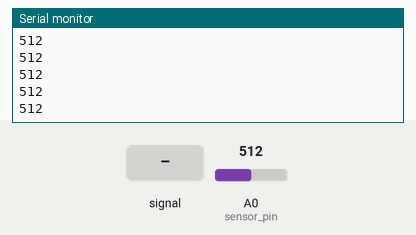
A sketch run on a simulated Arduino Uno, built with avr-gcc and run on an emulated ATmega328P. On the bench: the last lines printed to the serial monitor. The test bench sets the inputs (shaded band); at power-on: A0 (sensor_pin) = 512.

Above: at 1.2 s.
1.3 s: A0 (sensor_pin) fed a 200 Hz sine of ±81 counts around its level
At 1.41 s:
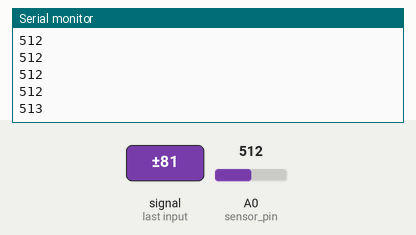
2.8 s: A0 (sensor_pin) set to 716
At 2.81 s:
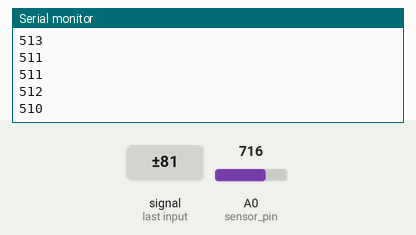
4.3 s: A0 (sensor_pin) fed a 1000 Hz sine of ±255 counts around its level
At 4.55 s:
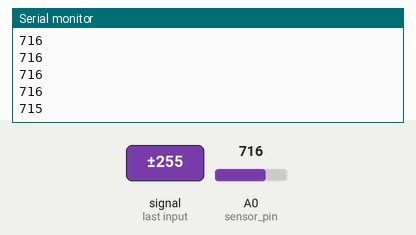
5.8 s: A0 (sensor_pin) set to 900
At 5.84 s:
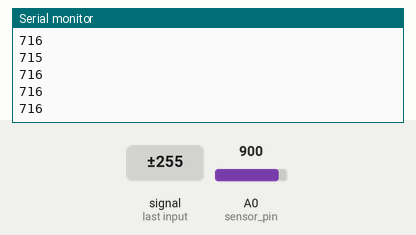
Timing chart, 0 to 8.3 s (numbered marks = the images above; inputs shaded):
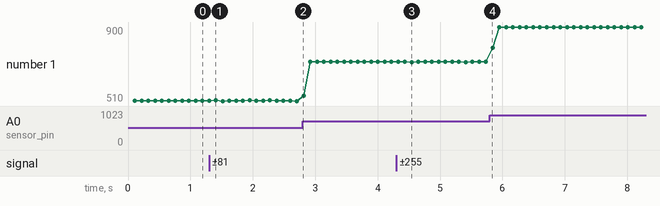

The sketch:

piezo-serial-output-average-reading.ino
```cpp
int sensor_pin = A0;
int numberOfSamples  = 1000;
long averageReading;
int sensor_value;


void setup() {
  Serial.begin(9600);

}

void loop() {
  // put your main code here, to run repeatedly:

  long sumOfSamples = 0;
  for (int i = 0; i < numberOfSamples; i++){
    sensor_value = analogRead(sensor_pin);
    if (sensor_value > 0)
      sumOfSamples += sensor_value;
  }

  averageReading = sumOfSamples/numberOfSamples;
  Serial.println(averageReading);

}
```

Measured:
- after the input at 1.3 s, the serial monitor: prints a new line after 0.11 s (image 1)
- after the input at 4.3 s, the serial monitor: prints a new line after 0.25 s (image 3)
- plotted number 1: 512 → 510 after the input at 1.3 s, 510 → 716 after the input at 2.8 s, 716 → 900 after the input at 5.8 s
